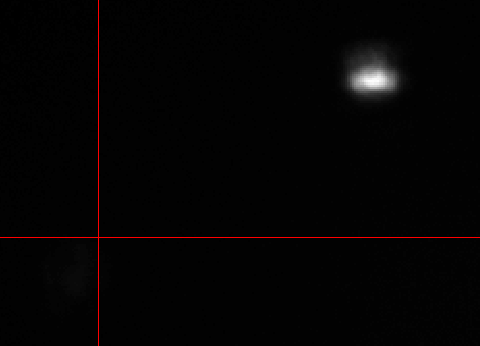
#> input picture files/dev22-transmission.png, 480 x 346 px
$ jupyter execute pillow_template_matching.ipynb
#> lines starting #> are read from the running program, lines starting #| are printed output that depends on the picture
[cell 1]
import numpy as np
import matplotlib.pyplot as plt
from PIL import Image
import cv2

## Cropping an image with Pillow

[cell 2]
# Step 1: Load the image
image = Image.open('../files/dev22-transmission.png')
#> image is the input picture: PIL image 480x346 RGB; mean R, G, B 4.6, 3.3, 3.3

width, height = image.size
#> width = 480; height = 346
print(f'Image size: {width} x {height} pixels')
#| Image size: 480 x 346 pixels

# Step 2: Define the crop area
# The coordinates are in the format: (left, upper, right, lower)
crop_area = (width-300, height-300, width, height)  # Adjust these values for your specific needs
#> crop_area = (180, 46, 480, 346)

# Step 3: Crop the image
cropped_image = image.crop(crop_area)
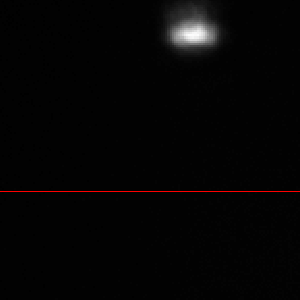
#> cropped_image: PIL image 300x300 RGB; mean R, G, B 5.4, 4.5, 4.5

new_width, new_height = cropped_image.size
#> new_width = 300; new_height = 300
print(f'New image size: {new_width} x {new_height} pixels')
#| New image size: 300 x 300 pixels

cropped_image.show()

[cell 3]
import cv2
import numpy as np
import matplotlib.pyplot as plt

def gaussian_2d(xy, amplitude, xo, yo, sigma_x, sigma_y, theta, offset):
    x, y = xy
    xo = float(xo)
    yo = float(yo)
    a = (np.cos(theta)**2)/(2*sigma_x**2) + (np.sin(theta)**2)/(2*sigma_y**2)
    b = -(np.sin(2*theta))/(4*sigma_x**2) + (np.sin(2*theta))/(4*sigma_y**2)
    c = (np.sin(theta)**2)/(2*sigma_x**2) + (np.cos(theta)**2)/(2*sigma_y**2)
    g = offset + amplitude * np.exp( - (a*((x-xo)**2) + 2*b*(x-xo)*(y-yo) + c*((y-yo)**2)))
    return g

# Read the main image
image = cv2.imread('..files/dev22-transmission.png', 0)
#> image: shape (346, 480); min 0, max 252, mean 4

# plot image in matplotlib
fig,ax = plt.subplots()
plt.imshow(image)

# Create meshgrid coordinates
w, h = np.meshgrid(np.arange(-25, 25), np.arange(-25, 25))

# Define your gaussian_2d function here (if not already defined)

# Generate Gaussian template
gaussian_template = gaussian_2d((w, h), 1, 0, 0, 10, 10, 0, 0)
fig,ax = plt.subplots()
plt.imshow(gaussian_template)
fig,ax = plt.subplots()
plt.imshow(image)

# Perform template matching
gaussian_template = np.float32(gaussian_template)
image = np.float32(image)
res = cv2.matchTemplate(image, gaussian_template, cv2.TM_CCOEFF_NORMED)
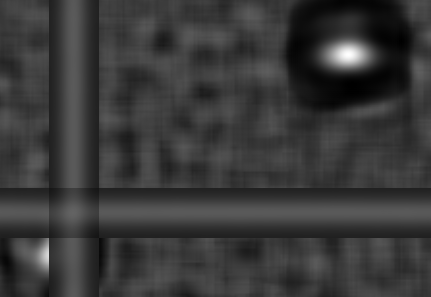
#> res: shape (297, 431) float32; min -0.28, max 0.914, mean -0.0102; drawn with min black and max white
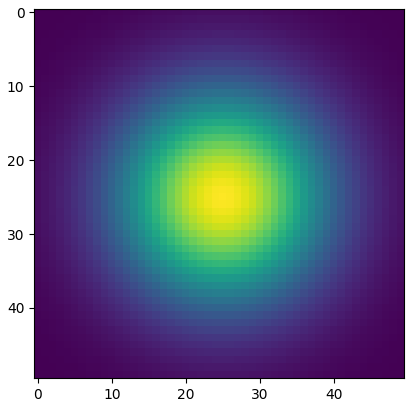
#> figure drawn by matplotlib, 1 panel

[cell 4]
import cv2
import numpy as np
import matplotlib.pyplot as plt

def gaussian_2d(xy, amplitude, xo, yo, sigma_x, sigma_y, theta, offset):
    x, y = xy
    xo = float(xo)
    yo = float(yo)
    a = (np.cos(theta)**2)/(2*sigma_x**2) + (np.sin(theta)**2)/(2*sigma_y**2)
    b = -(np.sin(2*theta))/(4*sigma_x**2) + (np.sin(2*theta))/(4*sigma_y**2)
    c = (np.sin(theta)**2)/(2*sigma_x**2) + (np.cos(theta)**2)/(2*sigma_y**2)
    g = offset + amplitude * np.exp( - (a*((x-xo)**2) + 2*b*(x-xo)*(y-yo) + c*((y-yo)**2)))
    return g

# Read the main image
image_path = '../files/dev22-transmission.png'  # Replace with your image path
image = cv2.imread(image_path, cv2.IMREAD_GRAYSCALE)  # Load in grayscale

# Check if the image was loaded correctly
if image is None:
    raise FileNotFoundError(f"Unable to load the image at {image_path}")

# Generate Gaussian template
template_len = 100
w, h = np.meshgrid(np.arange(-template_len/2, template_len/2), np.arange(-template_len/2, template_len/2))
gaussian_template = gaussian_2d((w, h), 1, 0, 0, 20, 20, 0, 0)

# Convert both image and template to float32
gaussian_template = np.float32(gaussian_template)
image = np.float32(image)

# Ensure that the conversion didn't corrupt the data
if not isinstance(image, np.ndarray) or not isinstance(gaussian_template, np.ndarray):
    raise TypeError("Conversion to float32 resulted in invalid data types")

# Perform template matching
res = cv2.matchTemplate(image, gaussian_template, cv2.TM_CCOEFF_NORMED)
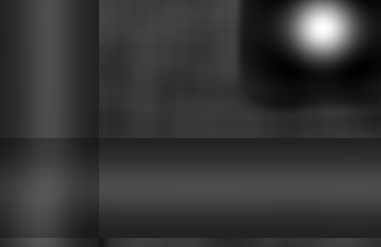
#> res: shape (247, 381) float32; min -0.235, max 0.87, mean 0.000341; drawn with min black and max white


# Set a threshold
threshold = 0.5

# Find where the matching result exceeds the threshold
# include a colorbar
loc = np.where(res >= threshold)
#> loc = 1162 positions, rows 9 to 46, columns 303 to 342
plt.imshow(res, cmap='Reds')

# Dimensions of the template
template_height, template_width = gaussian_template.shape[:2]

all_points = [p for p in zip(*loc[::-1])]
#> all_points = 1162 pairs, first value 303 to 342, second value 9 to 46
for pt in all_points:
    box = image[pt[1]:pt[1]+template_height, pt[0]:pt[0]+template_width]
    sum_pixels = np.sum(box)
#> this loop made 1162 passes
#> (pt, sum_pixels) on passes 1 to 3: ((321, 9), 245068), ((322, 9), 245076), ((323, 9), 245076)
#> pass 1, `box = image[pt[1]:pt[1]+template_height, pt[0]:pt[0]+template_width]`:
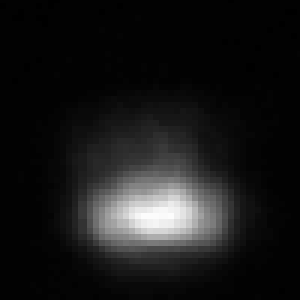
#> box: shape (100, 100) float32 (shown 3 times larger); min 0, max 252, mean 24.5
#> pass 3, `box = image[pt[1]:pt[1]+template_height, pt[0]:pt[0]+template_width]`:
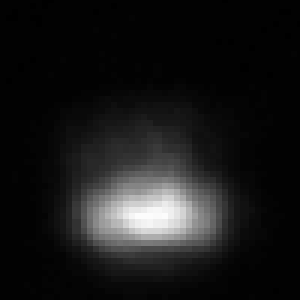
#> box: shape (100, 100) float32 (shown 3 times larger); min 0, max 252, mean 24.5


# Find the point with the maximum sum of pixels
max_pt = all_points[np.argmax(sum_pixels)]
#> max_pt = (321, 9)
max_sum_pixels = np.max(sum_pixels)
#> max_sum_pixels = 243080
print(f"Sum of pixels in box at {max_pt}: {max_sum_pixels}")
#| Sum of pixels in box at (321, 9): 243080.0

# Define the coordinates of the box
top_left = max_pt
#> top_left = (321, 9)
bottom_right = (max_pt[0] + template_width, max_pt[1] + template_height)
#> bottom_right = (421, 109)

# Draw the rectangle
cv2.rectangle(image, top_left, bottom_right, (255, 0, 0), 1)
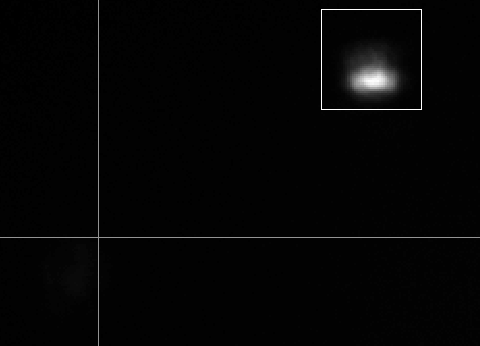
#> image: shape (346, 480) float32; min 0, max 255, mean 4.6

# Display the result
fig,ax = plt.subplots()
plt.imshow(image, cmap='gray')
plt.title('Detected areas')
plt.show()
